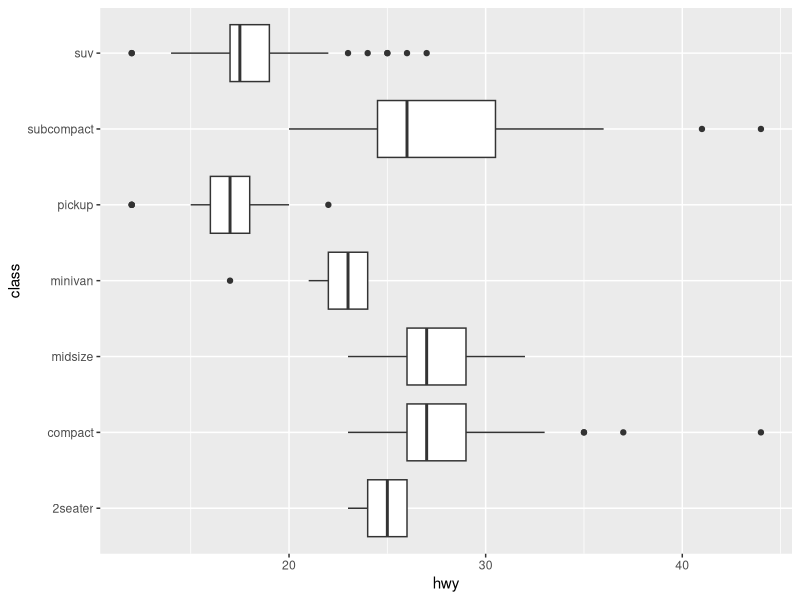
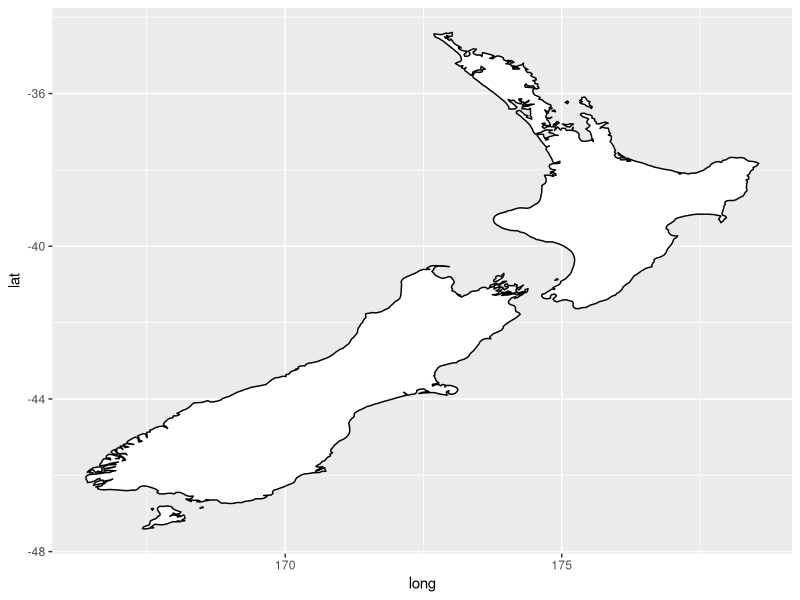
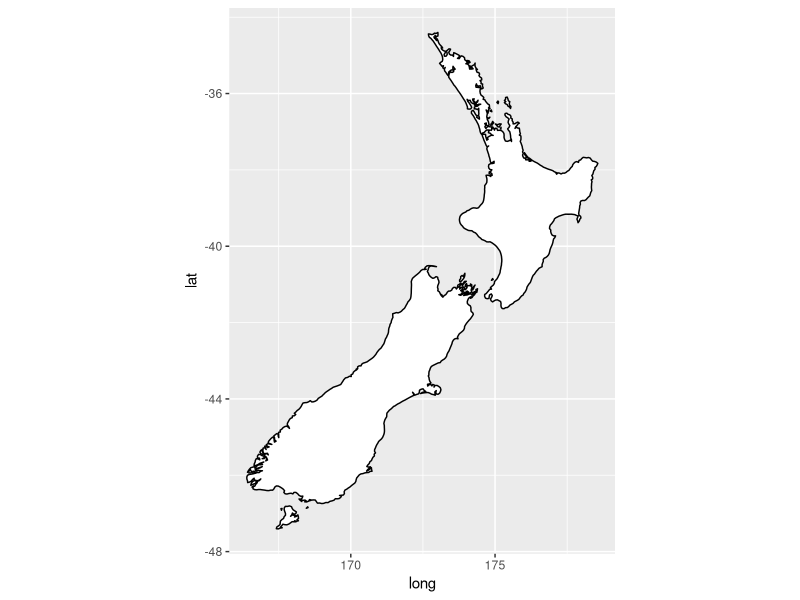
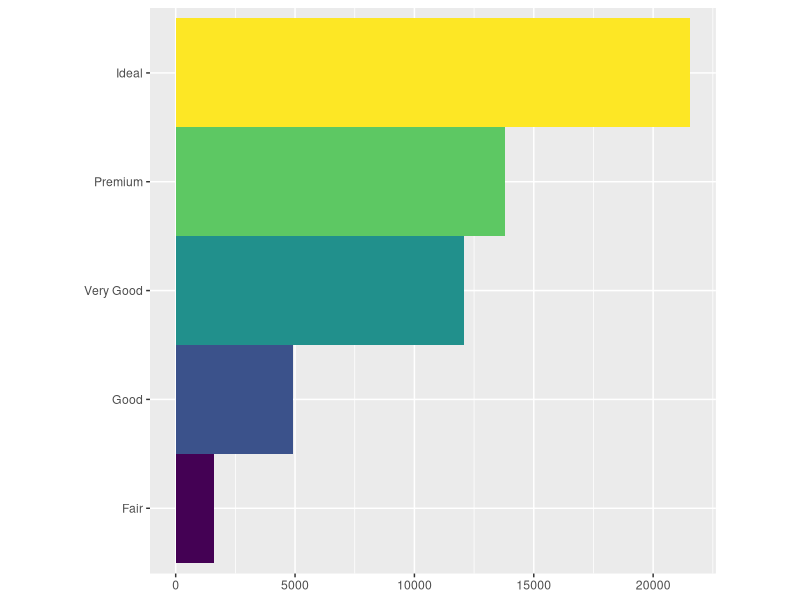
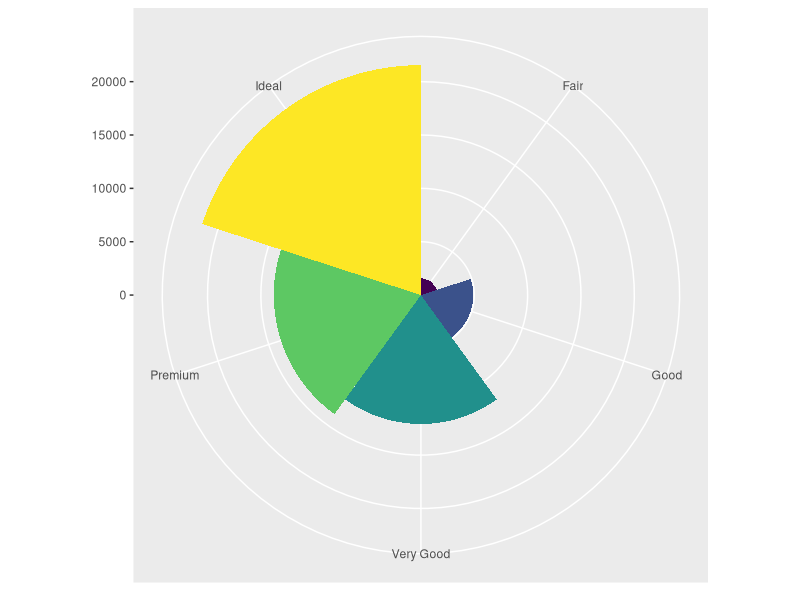

The R source for these figures, in order:
library(tidyverse)

ggplot(data = mpg, mapping = aes(x=class, y=hwy))+
  geom_boxplot() +
  coord_flip()

nz <- map_data("nz")
ggplot(nz, aes(long, lat, group = group)) +
  geom_polygon(fill = "white", color = "black")
ggplot(nz, aes(long, lat, group = group)) +
  geom_polygon(fill = "white", color = "black") +
  coord_quickmap()

bar <- ggplot(data = diamonds) +
  geom_bar(
    mapping = aes(x = cut, fill = cut),
    show.legend = FALSE,
    width = 1
  ) +
  theme(aspect.ratio = 1) +
  labs(x = NULL, y = NULL)
bar + coord_flip()
bar + coord_polar()
